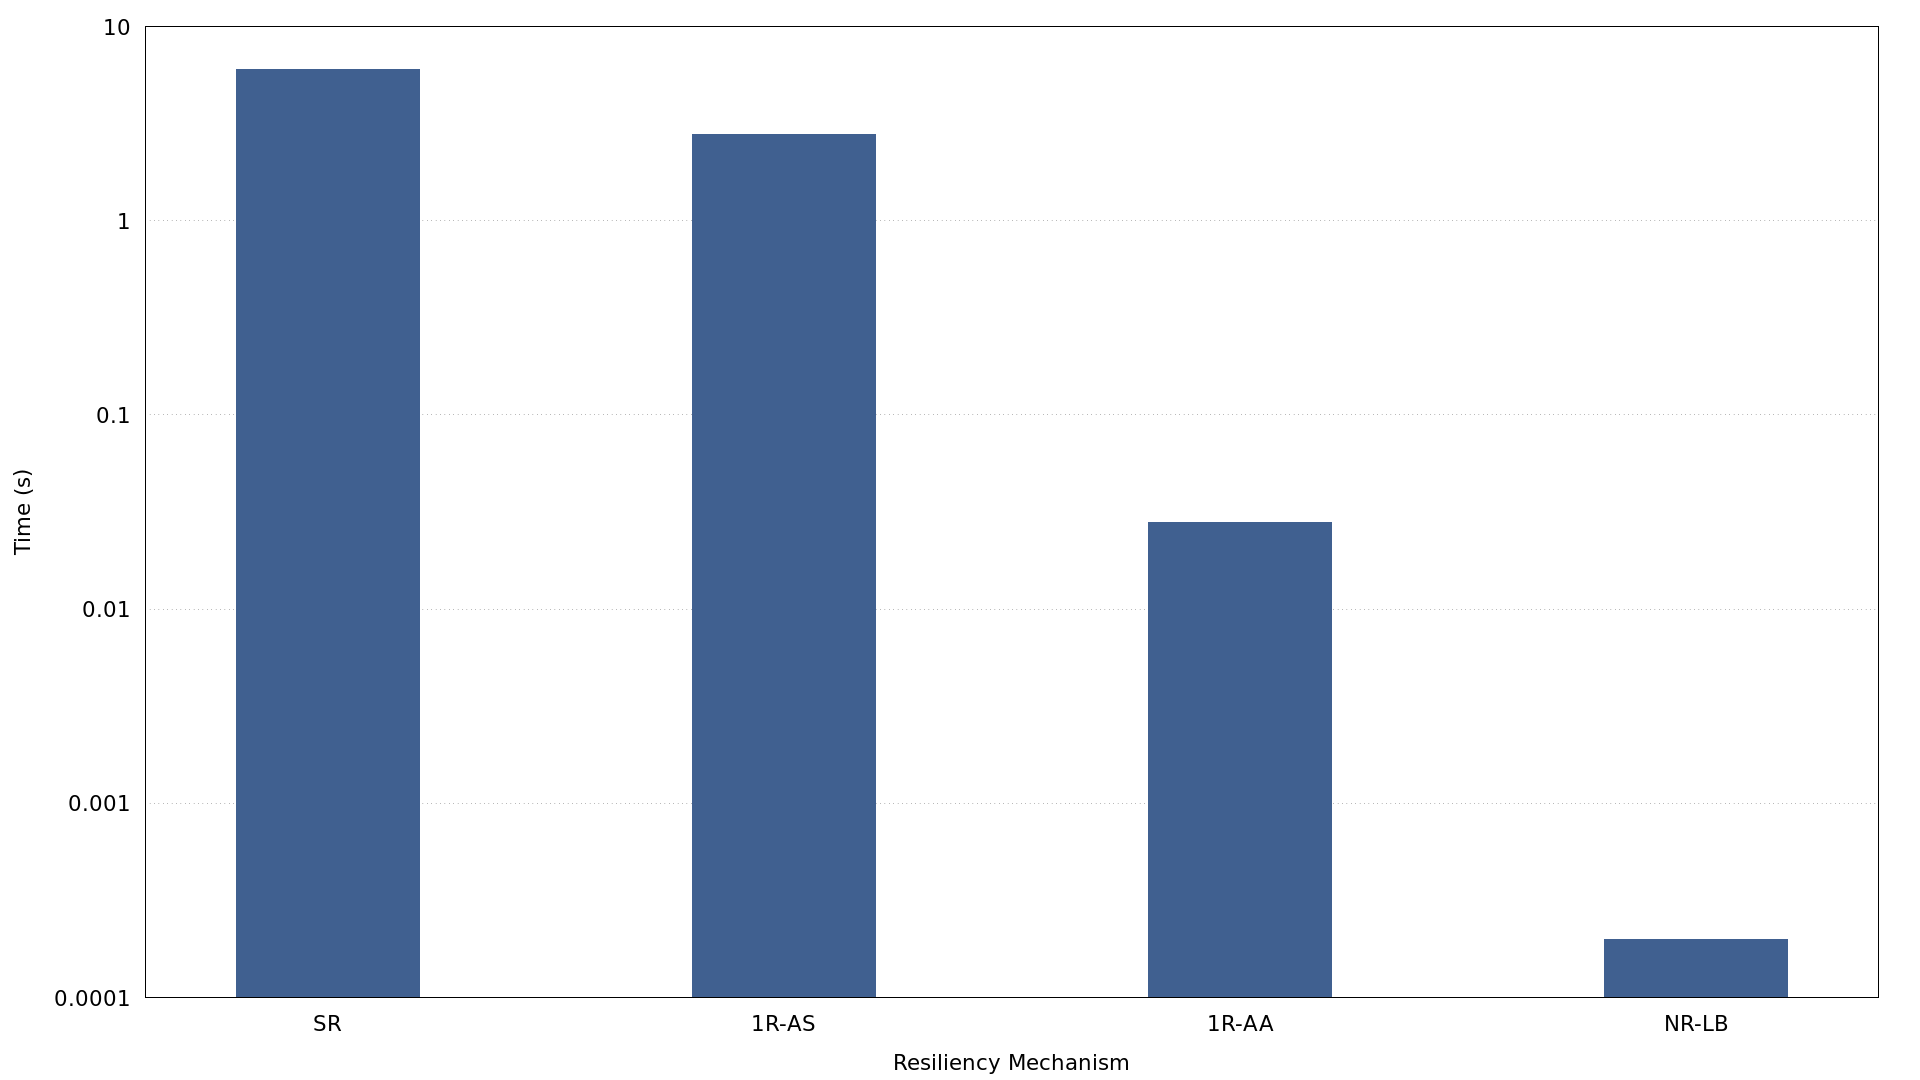

The gnuplot source for this figure:
#set terminal pngcairo nocrop enhanced font "verdana,16" size 1920,1080
set terminal postscript eps enhanced color font 'verdana,24'
#set output "recovery.png"
set output "recovery.eps"

unset key

set boxwidth 0.4
set style fill solid 1.00
set format xy "%g"
set tic scale 0

set xlabel "Resiliency Mechanism"
set xtics nomirror

set ylabel "Time (s)"
set logscale y
set grid ytics lw 1 lc rgb "#505050"
set yrange [0.0001:10]

plot "data.dat" using 2:xticlabels(1) with boxes lt rgb "#406090"
